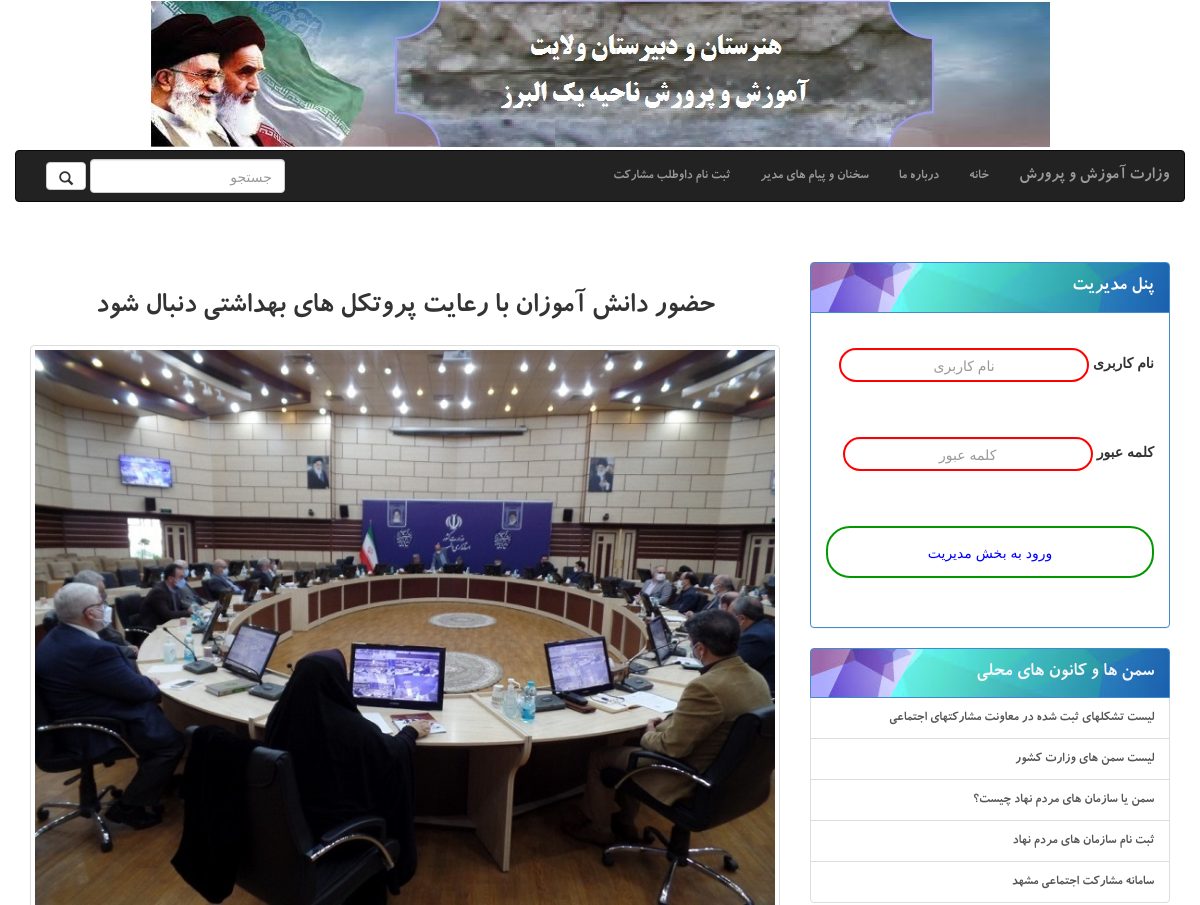
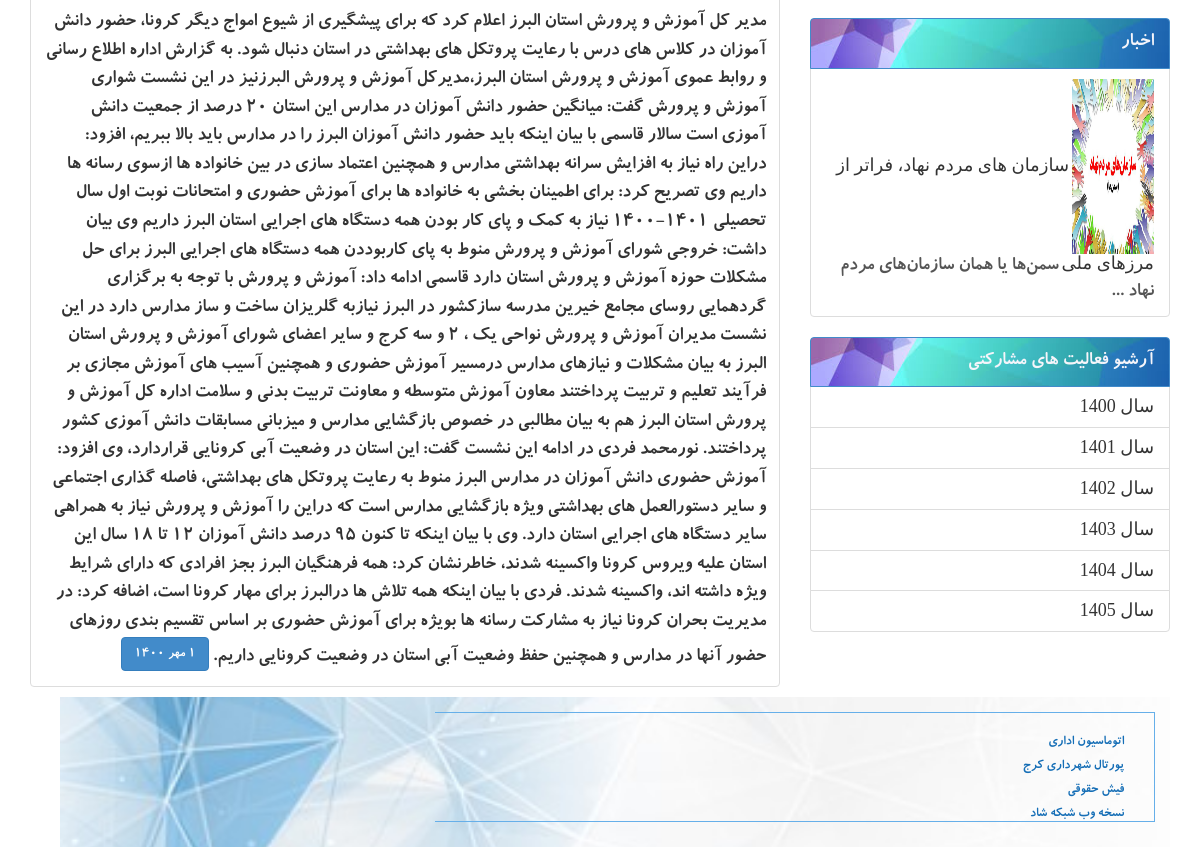
The app's page /partnews/7 with its own data (2 pictures, top to bottom).
### participation/models.py (models this page shows, shortened)
class participate(models.Model):
    title=models.CharField(max_length=300)
    day=models.CharField(max_length=6, choices=DAY_CHOICES, default='1')
    month=models.CharField(max_length=15,choices=MONTH_CHOICE,default='mehr')
    year=models.CharField(max_length=6, choices=YEAR_CHOICES, default='1400')
    description=models.TextField(default=' ',blank=True)
    image=models.ImageField(default='3.jpg',upload_to='participate/',null=True,blank=True)

class samans(models.Model):
    title=models.CharField(max_length=200)
    link=models.CharField(max_length=200)

class news(models.Model):
    title=models.CharField(max_length=300)
    day=models.CharField(max_length=6, choices=DAY_CHOICES, default='1')
    month=models.CharField(max_length=15,choices=MONTH_CHOICE,default='mehr')
    year=models.CharField(max_length=6, choices=YEAR_CHOICES, default='1400')
    description=models.TextField(default=' ',blank=True)
    image=models.ImageField(default='2.jpg',upload_to='news/',null=True,blank=True)
    def snippet(self):
        return self.description[:35]+ '  ...'

### socialParticipation/views.py (the view)
# urls.py: path('partnews/<int:pk>',views.partnews_view,name='partnews'),
def partnews_view(request,pk):
    partdetail=apps.get_model('participation','participate').objects.get(id=pk)
    samans=fetchSaman_view()
    news=fetchnews_view()
    return render(request,'partdetail.html',{'partdetail':partdetail,'samans':samans,'news':news})

### socialParticipation/views.py (called while the page is built)
def fetchSaman_view():
    samans=apps.get_model('participation','samans').objects.order_by('-id')[:8]
    return samans

def fetchnews_view():
    news=apps.get_model('participation','news').objects.order_by('-id')[:8]
    return news

### templates/partdetail.html (shortened to what this page needs)
{%extends 'index.html'%}
    {%block content%}
    <div class="row" style="margin-top: 10px">
        <div class="col-sm-12 col-md-12">
          <div class="caption">
            <h2>   {{partdetail.title}} </h2>
            </div>
          <div class="thumbnail">
            <img src="{{partdetail.image.url}}" alt="...">
            <div class="caption">
              <p>{{partdetail.description}}</p>
              {%if partdetail.day is not None %}
              <p><a href="#" class="btn btn-primary" role="button">{{partdetail.day}} {{partdetail.month}} {{partdetail.year}}</a>
                 </p>
                 {%endif%}
            </div>
          </div>
        </div>
    </div>
    {%endblock%}

### templates/index.html (shortened to what this page needs)
{%load widget_tweaks%}
<html lang="en">
<head>
    {%load static%}
    <link rel="stylesheet" href="{% static "css/bootstrap-rtl.css" %}"/>
</head>
<body>
    <div class="container">
        <div id="header" class="row">
          <div class="geeks">
            <img class="imgg" >
          </div>
            <nav class="navbar navbar-inverse  ">
                <div class="container-fluid">
                  <div class="navbar-header">
                    <a class="navbar-brand" href="http://medu.ir">وزارت آموزش و پرورش</a>
                  </div>
                  <div class="collapse navbar-collapse" id="bs-example-navbar-collapse-1">
                    <ul class="nav navbar-nav">
                      <li name="{% url 'home' %}"><a href="{% url '' %}">خانه <span class="sr-only">(current)</span></a></li>
                      <li><a href="{% url 'about' %}">درباره ما</a></li>
                      <li><a href="{% url 'showmessage' %}">سخنان و پیام های مدیر</a></li>
                      <li><a href="{% url 'registerVolenteer'%}">ثبت نام داوطلب مشارکت</a></li>
                    </ul>
                    <form action="{% url 'search' %}" class="navbar-form navbar-left" method="get">
                      <div class="form-group">
                        <input type="text" id="qry" name="qry" class="form-control" placeholder="جستجو">
                      </div>
                      <button type="submit" class="btn btn-default">
                          <i class="glyphicon glyphicon-search"></i>
                      </button>
                    </form>
                  </div>
                </div>
              </nav>
        </div>
        <div class="row" style="margin-top: 40px">
            <div id="content" class="col-lg-8 col-md-9 col-sm-6 col-xs-12 pull-left">
              {%block content%}
               {%endblock%}
            </div>
            <div class="col-lg-4 col-md-3 col-sm-6 col-xs-12 pull-right" id="sidebar" >
                    <div class="panel panel-primary">
                        <div class="panel-heading titr">
                          پنل مدیریت</div>
                        <div class="panel-body">
                            <form class="site-form" action="{% url 'afterlogin' %}" method="post">
                                <div class="form-group">
                                  <label for="username"> نام کاربری</label>
                                  <input type="text" class="form-control" id="username" placeholder="نام کاربری" name="username">
                                </div>
                                <div class="form-group">
                                  <label for="password">کلمه عبور</label>
                                  <input type="password" class="form-control" id="password" placeholder="کلمه عبور" name="password">
                                </div>
                                <input type="submit" value="ورود به بخش مدیریت" class="btn btn-success btn-block">
                              </form>
                        </div>
                      </div>
                      <div class="list-group">
                        <a href="#" class="list-group-item active titr">
                          سمن ها و کانون های محلی
                        </a>
                        {%for saman in samans%}
                          <a href="{{saman.link}}" class="list-group-item">
                          {{saman.title}}</a>
                        {%endfor%}
                      </div>
                      <div class="list-group">
                        <a href="#" class="list-group-item active titr">
                          اخبار                        </a>
                        {%for new in news%}
                            <a href="{% url 'newsdetail' pk=new.id %}" class="list-group-item" >
                              <img src="{{new.image.url}}" width="25%" height="10%"  style="mix-blend-mode: multiply;">
                              <h4 class="list-group-item-heading" style="font-family: IRANSans;font-style: normal;src: url('../fonts/IRANSans/IRANSans.eot');"> {{new.title}}</h4>
                              <p class="list-group-item-text">{{new.snippet}}</p><br />
                            </a>
                        {%endfor%}
                          </div>
                          <div class="list-group" style="font-family: IRANSans;" >
                            <a href="#" class="list-group-item active titr">
                               آرشیو فعالیت های مشارکتی                        </a>
                                <a href="{% url 'archive' pk=1400 %}" class="list-group-item">
                                  <h4 class="list-group-item-heading" style="font-family: IRANSans;font-style: normal;src: url('../fonts/IRANSans/IRANSans.eot');" > سال 1400</h4>
                                </a>
                                   <a href="{% url 'archive' pk=1401 %}" class="list-group-item">
                                     <h4 class="list-group-item-heading" style="font-family: IRANSans;font-style: normal;src: url('../fonts/IRANSans/IRANSans.eot');"> سال 1401</h4>
                                   </a>
                                     <a href="{% url 'archive' pk=1402 %}" class="list-group-item">
                                       <h4 class="list-group-item-heading" style="font-family: IRANSans;font-style: normal;src: url('../fonts/IRANSans/IRANSans.eot');"> سال 1402</h4>
                                     </a>
                                       <a href="{% url 'archive' pk=1403 %}" class="list-group-item">
                                         <h4 class="list-group-item-heading" style="font-family: IRANSans;font-style: normal;src: url('../fonts/IRANSans/IRANSans.eot');"> سال 1403</h4>
                                       </a>
                                         <a href="{% url 'archive' pk=1404 %}" class="list-group-item">
                                           <h4 class="list-group-item-heading" style="font-family: IRANSans;font-style: normal;src: url('../fonts/IRANSans/IRANSans.eot');"> سال 1404</h4>
                                         </a>
                                        <a href="{% url 'archive' pk=1405 %}" class="list-group-item">
                                             <h4 class="list-group-item-heading" style="font-family: IRANSans;font-style: normal;src: url('../fonts/IRANSans/IRANSans.eot');"> سال 1405</h4>
                                           </a>
                          </div>
                </div>
        </div>
        <div id="footer" class="container ">
          <div class="row footer ">
            <div class=" footer-module col-lg-8 col-md-9 col-sm-6 col-xs-12 ">
                <ul class="col-md-3" style="list-style: none;cursor: pointer;">
                <li><a style="color:rgb(21, 110, 182);" target="_blank" href="https://eorg.medu.ir/eorg/Login.aspx?ReturnUrl=%2feorg">اتوماسیون اداری</a></li>
                <li><a style="color:rgb(21, 110, 182);" target="_blank" href="https://portal.sigma.ir/customers/karaj-municipality">پورتال شهرداری کرج</a></li>
                <li><a style="color:rgb(21, 110, 182);" href="http://fish.medu.ir/">فیش حقوقی</a></li>
                <li><a style="color:rgb(21, 110, 182);" target="_blank" href="https://shad.ir/">نسخه وب شبکه شاد</a></li>
            </ul>
            </div>
          </div>
        </div>
    </div>
</body>
</html>

### records on screen
participate: title "حضور دانش آموزان با رعایت پروتکل های بهداشتی دنبال شود", image (picture), description "مدیر کل آموزش و پرورش استان البرز اعلام کرد که برای پیشگیری از شیوع امواج دیگر کرونا، حضور دانش آموزان در کلاس های درس با رعایت پروتکل های بهداشتی در استان دنبال شود. به گزارش اداره اطلاع رسانی و روابط عموی آموزش و پرورش استان البرز،مدیرکل آموزش و پرورش البرزنیز در این نشست شواری آموزش و پرورش گفت: میانگین حضور دانش آموزان در مدارس این استان ۲۰ درصد از جمعیت دانش آموزی است سالار قاسمی با بیان اینکه باید حضور دانش آموزان البرز را در مدارس باید بالا ببریم، افزود: دراین راه نیاز به افزایش سرانه بهداشتی مدارس و همچنین اعتماد سازی در بین خانواده ها ازسوی رسانه ها داریم وی تصریح کرد: برای اطمینان بخشی به خانواده ها برای آموزش حضوری و امتحانات نوبت اول سال تحصیلی ۱۴۰۱-۱۴۰۰ نیاز به کمک و پای کار…", month "مهر", year "1400"
samans: title "لیست تشکلهای ثبت شده در معاونت مشارکتهای اجتماعی"
samans: title "لیست سمن های وزارت کشور"
samans: title "سمن یا سازمان های مردم نهاد چیست؟"
samans: title "ثبت نام سازمان های مردم نهاد"
samans: title "سامانه مشارکت اجتماعی مشهد"
news: image (picture), title "سازمان های مردم نهاد، فراتر از مرزهای ملی", snippet "سمن‌ها یا همان سازمان‌های مردم نهاد ..."
